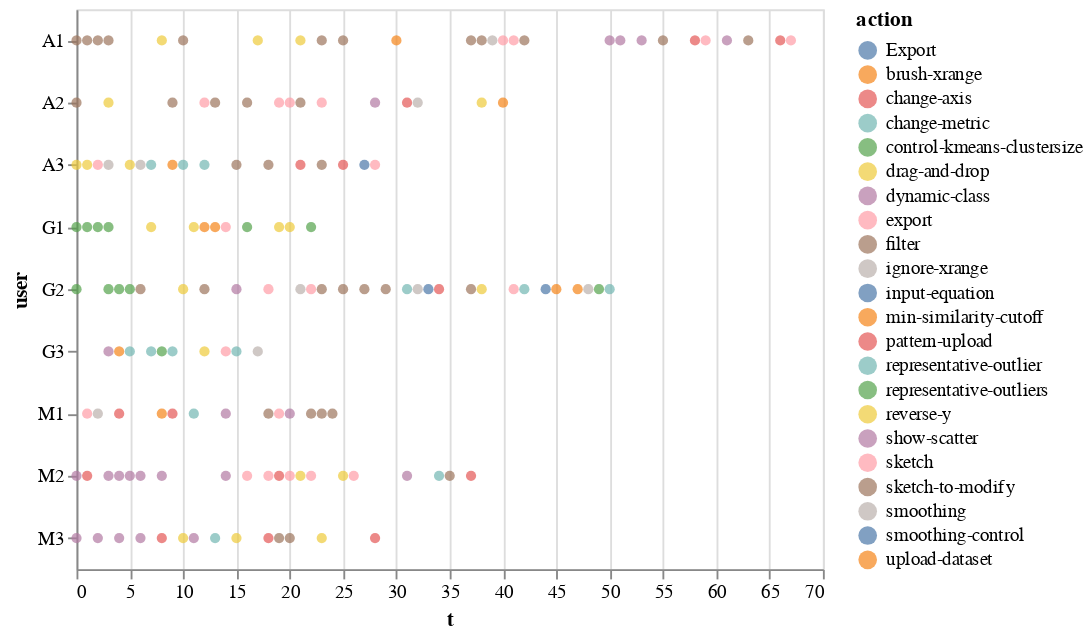

Source (notebook cell):
### Code cell
df_feature = df[~df.action.isin(featureOnly)]
alt.Chart(df_feature).mark_circle().encode(        
    color='action',
    y="user",
    x='t'
)

### Figure 1 — Vega-Lite specification as saved in the notebook (floating-point values rounded to 4 significant figures; data arrays with more than 128 entries replaced by an {"elided": "..."} marker saying what was removed)
{"$schema": "https://vega.github.io/schema/vega-lite/v2.6.0.json", "config": {"view": {"height": 300, "width": 400}}, "data": {"name": "data-e5f8d78e2132b3154032c823f195ce05"}, "datasets": {"data-e5f8d78e2132b3154032c823f195ce05": {"elided": "158 records"}}, "encoding": {"color": {"field": "action", "type": "nominal"}, "x": {"field": "t", "type": "quantitative"}, "y": {"field": "user", "type": "nominal"}}, "mark": "circle"}
